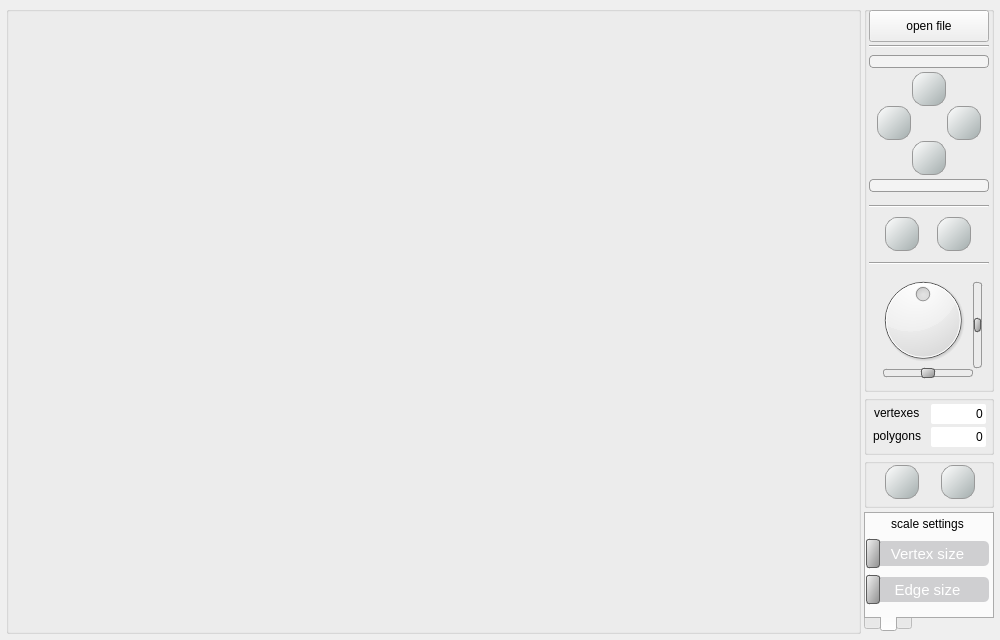
<?xml version="1.0" encoding="UTF-8"?>
<ui version="4.0">
 <class>MainWidget</class>
 <widget class="QWidget" name="MainWidget">
  <property name="geometry">
   <rect>
    <x>0</x>
    <y>0</y>
    <width>1000</width>
    <height>640</height>
   </rect>
  </property>
  <property name="minimumSize">
   <size>
    <width>1000</width>
    <height>640</height>
   </size>
  </property>
  <property name="windowTitle">
   <string>MainWidget</string>
  </property>
  <layout class="QGridLayout" name="gridLayout">
   <property name="leftMargin">
    <number>6</number>
   </property>
   <property name="topMargin">
    <number>6</number>
   </property>
   <property name="rightMargin">
    <number>6</number>
   </property>
   <property name="bottomMargin">
    <number>6</number>
   </property>
   <property name="spacing">
    <number>3</number>
   </property>
   <item row="0" column="2">
    <widget class="QGroupBox" name="obj_modify_gr_box">
     <property name="sizePolicy">
      <sizepolicy hsizetype="Fixed" vsizetype="Fixed">
       <horstretch>0</horstretch>
       <verstretch>0</verstretch>
      </sizepolicy>
     </property>
     <property name="minimumSize">
      <size>
       <width>130</width>
       <height>386</height>
      </size>
     </property>
     <property name="maximumSize">
      <size>
       <width>126</width>
       <height>16777215</height>
      </size>
     </property>
     <property name="title">
      <string/>
     </property>
     <widget class="QPushButton" name="open_file_btn">
      <property name="geometry">
       <rect>
        <x>5</x>
        <y>4</y>
        <width>120</width>
        <height>32</height>
       </rect>
      </property>
      <property name="text">
       <string>open file</string>
      </property>
     </widget>
     <widget class="QGroupBox" name="movement_gr_box">
      <property name="geometry">
       <rect>
        <x>5</x>
        <y>48</y>
        <width>120</width>
        <height>140</height>
       </rect>
      </property>
      <property name="sizePolicy">
       <sizepolicy hsizetype="Fixed" vsizetype="Fixed">
        <horstretch>0</horstretch>
        <verstretch>0</verstretch>
       </sizepolicy>
      </property>
      <property name="minimumSize">
       <size>
        <width>120</width>
        <height>140</height>
       </size>
      </property>
      <property name="maximumSize">
       <size>
        <width>120</width>
        <height>120</height>
       </size>
      </property>
      <property name="baseSize">
       <size>
        <width>100</width>
        <height>100</height>
       </size>
      </property>
      <property name="styleSheet">
       <string notr="true">QGroupBox {
	border-radius: 0px;
}

QPushButton {
    background-color: qlineargradient(x1:0, y1:0, x2:1, y2:1, stop:0 #ffffffff, stop:1 #a3adad);
	color: rgba(0, 0, 0, 0);
	border-radius: 12px;
	border: 1px solid #999999;
}

QPushButton:hover,
QPushButton:clicked {
	background-color: #b6b6ba;
}</string>
      </property>
      <property name="title">
       <string/>
      </property>
      <property name="alignment">
       <set>Qt::AlignCenter</set>
      </property>
      <widget class="QPushButton" name="move_left_btn">
       <property name="enabled">
        <bool>true</bool>
       </property>
       <property name="geometry">
        <rect>
         <x>8</x>
         <y>52</y>
         <width>34</width>
         <height>34</height>
        </rect>
       </property>
       <property name="sizePolicy">
        <sizepolicy hsizetype="Fixed" vsizetype="Fixed">
         <horstretch>0</horstretch>
         <verstretch>0</verstretch>
        </sizepolicy>
       </property>
       <property name="minimumSize">
        <size>
         <width>34</width>
         <height>34</height>
        </size>
       </property>
       <property name="maximumSize">
        <size>
         <width>32</width>
         <height>32</height>
        </size>
       </property>
       <property name="styleSheet">
        <string notr="true">background-image: url(:/left.png);</string>
       </property>
       <property name="text">
        <string>left</string>
       </property>
       <property name="iconSize">
        <size>
         <width>20</width>
         <height>20</height>
        </size>
       </property>
      </widget>
      <widget class="QPushButton" name="move_right_btn">
       <property name="enabled">
        <bool>true</bool>
       </property>
       <property name="geometry">
        <rect>
         <x>78</x>
         <y>52</y>
         <width>34</width>
         <height>34</height>
        </rect>
       </property>
       <property name="sizePolicy">
        <sizepolicy hsizetype="Fixed" vsizetype="Fixed">
         <horstretch>0</horstretch>
         <verstretch>0</verstretch>
        </sizepolicy>
       </property>
       <property name="minimumSize">
        <size>
         <width>34</width>
         <height>34</height>
        </size>
       </property>
       <property name="maximumSize">
        <size>
         <width>32</width>
         <height>32</height>
        </size>
       </property>
       <property name="styleSheet">
        <string notr="true">background-image: url(:/right.png);</string>
       </property>
       <property name="text">
        <string>right</string>
       </property>
       <property name="iconSize">
        <size>
         <width>20</width>
         <height>20</height>
        </size>
       </property>
      </widget>
      <widget class="QPushButton" name="move_up_btn">
       <property name="enabled">
        <bool>true</bool>
       </property>
       <property name="geometry">
        <rect>
         <x>43</x>
         <y>18</y>
         <width>34</width>
         <height>34</height>
        </rect>
       </property>
       <property name="sizePolicy">
        <sizepolicy hsizetype="Fixed" vsizetype="Fixed">
         <horstretch>0</horstretch>
         <verstretch>0</verstretch>
        </sizepolicy>
       </property>
       <property name="minimumSize">
        <size>
         <width>34</width>
         <height>34</height>
        </size>
       </property>
       <property name="maximumSize">
        <size>
         <width>32</width>
         <height>32</height>
        </size>
       </property>
       <property name="styleSheet">
        <string notr="true">background-image: url(:/up.png);</string>
       </property>
       <property name="text">
        <string>up</string>
       </property>
       <property name="iconSize">
        <size>
         <width>20</width>
         <height>20</height>
        </size>
       </property>
      </widget>
      <widget class="QPushButton" name="move_down_btn">
       <property name="enabled">
        <bool>true</bool>
       </property>
       <property name="geometry">
        <rect>
         <x>43</x>
         <y>87</y>
         <width>34</width>
         <height>34</height>
        </rect>
       </property>
       <property name="sizePolicy">
        <sizepolicy hsizetype="Fixed" vsizetype="Fixed">
         <horstretch>0</horstretch>
         <verstretch>0</verstretch>
        </sizepolicy>
       </property>
       <property name="minimumSize">
        <size>
         <width>34</width>
         <height>34</height>
        </size>
       </property>
       <property name="maximumSize">
        <size>
         <width>32</width>
         <height>32</height>
        </size>
       </property>
       <property name="styleSheet">
        <string notr="true">background-image: url(:/down.png);</string>
       </property>
       <property name="text">
        <string>down</string>
       </property>
       <property name="iconSize">
        <size>
         <width>20</width>
         <height>20</height>
        </size>
       </property>
      </widget>
      <widget class="QPushButton" name="move_forward_btn">
       <property name="geometry">
        <rect>
         <x>0</x>
         <y>125</y>
         <width>120</width>
         <height>13</height>
        </rect>
       </property>
       <property name="styleSheet">
        <string notr="true">QPushButton {
	background-color: rgba(255, 255, 255, 100);
	border-radius: 4px;
	border: 1px solid #999999;
}

QPushButton:hover,
QPushButton:clicked {
	background-color: #cfcfd1;
}</string>
       </property>
       <property name="text">
        <string>forward</string>
       </property>
      </widget>
      <widget class="QPushButton" name="move_back_btn">
       <property name="geometry">
        <rect>
         <x>0</x>
         <y>1</y>
         <width>120</width>
         <height>13</height>
        </rect>
       </property>
       <property name="styleSheet">
        <string notr="true">QPushButton {
	background-color: rgba(255, 255, 255, 100);
	border-radius: 4px;
	border: 1px solid #999999;
}

QPushButton:hover,
QPushButton:clicked {
	background-color: #cfcfd1;
}</string>
       </property>
       <property name="text">
        <string>backward</string>
       </property>
      </widget>
      <zorder>move_forward_btn</zorder>
      <zorder>move_back_btn</zorder>
      <zorder>move_left_btn</zorder>
      <zorder>move_right_btn</zorder>
      <zorder>move_up_btn</zorder>
      <zorder>move_down_btn</zorder>
     </widget>
     <widget class="Line" name="line_02">
      <property name="geometry">
       <rect>
        <x>5</x>
        <y>192</y>
        <width>120</width>
        <height>16</height>
       </rect>
      </property>
      <property name="orientation">
       <enum>Qt::Horizontal</enum>
      </property>
     </widget>
     <widget class="Line" name="line_01">
      <property name="geometry">
       <rect>
        <x>5</x>
        <y>32</y>
        <width>120</width>
        <height>16</height>
       </rect>
      </property>
      <property name="orientation">
       <enum>Qt::Horizontal</enum>
      </property>
     </widget>
     <widget class="QGroupBox" name="rotate_gr_box">
      <property name="enabled">
       <bool>true</bool>
      </property>
      <property name="geometry">
       <rect>
        <x>5</x>
        <y>260</y>
        <width>120</width>
        <height>120</height>
       </rect>
      </property>
      <property name="sizePolicy">
       <sizepolicy hsizetype="Fixed" vsizetype="Fixed">
        <horstretch>0</horstretch>
        <verstretch>0</verstretch>
       </sizepolicy>
      </property>
      <property name="minimumSize">
       <size>
        <width>120</width>
        <height>120</height>
       </size>
      </property>
      <property name="maximumSize">
       <size>
        <width>120</width>
        <height>120</height>
       </size>
      </property>
      <property name="baseSize">
       <size>
        <width>100</width>
        <height>100</height>
       </size>
      </property>
      <property name="styleSheet">
       <string notr="true">QGroupBox {
	border-radius: 0px;
}

QPushButton {
	background-color: #cfcfd1;
	color: #fff;
	border-radius: 5px;
}

QPushButton:hover,
QPushButton:clicked {
	background-color: #b6b6ba;
}</string>
      </property>
      <property name="title">
       <string/>
      </property>
      <property name="alignment">
       <set>Qt::AlignCenter</set>
      </property>
      <widget class="QDial" name="z_rotate_dial">
       <property name="geometry">
        <rect>
         <x>6</x>
         <y>4</y>
         <width>96</width>
         <height>100</height>
        </rect>
       </property>
       <property name="styleSheet">
        <string notr="true"/>
       </property>
       <property name="minimum">
        <number>-40</number>
       </property>
       <property name="maximum">
        <number>40</number>
       </property>
       <property name="pageStep">
        <number>10</number>
       </property>
       <property name="value">
        <number>0</number>
       </property>
       <property name="tracking">
        <bool>true</bool>
       </property>
       <property name="wrapping">
        <bool>true</bool>
       </property>
      </widget>
      <widget class="QSlider" name="y_rotate_slider">
       <property name="geometry">
        <rect>
         <x>14</x>
         <y>95</y>
         <width>90</width>
         <height>25</height>
        </rect>
       </property>
       <property name="layoutDirection">
        <enum>Qt::LeftToRight</enum>
       </property>
       <property name="autoFillBackground">
        <bool>false</bool>
       </property>
       <property name="styleSheet">
        <string notr="true">QSlider::groove:horizontal {
    border: 1px solid #999999;
    border-radius: 3px;
    height: 6px; /* the groove expands to the size of the slider by default. by giving it a height, it has a fixed size */
	margin: 2px 0;
}

QSlider::handle:horizontal {
    background: qlineargradient(x1:0, y1:0, x2:1, y2:1, stop:0 #f3f3f3, stop:1 #8f8f8f);
    border: 1px solid #5c5c5c;
    width: 12px;
    margin: -2px 0; /* handle is placed by default on the contents rect of the groove. Expand outside the groove */
    border-radius: 3px;
}</string>
       </property>
       <property name="minimum">
        <number>-40</number>
       </property>
       <property name="maximum">
        <number>40</number>
       </property>
       <property name="orientation">
        <enum>Qt::Horizontal</enum>
       </property>
      </widget>
      <widget class="QSlider" name="x_rotate_slider">
       <property name="geometry">
        <rect>
         <x>96</x>
         <y>14</y>
         <width>25</width>
         <height>90</height>
        </rect>
       </property>
       <property name="styleSheet">
        <string notr="true">QSlider::groove:vertical {
    border: 1px solid #999999;
    border-radius: 3px;
    width: 7px; /* the groove expands to the size of the slider by default. by giving it a height, it has a fixed size */
	margin: 2px 0;
}

QSlider::handle:vertical {
    background: qlineargradient(x1:0, y1:0, x2:1, y2:1, stop:0 #f3f3f3, stop:1 #8f8f8f);
    border: 1px solid #5c5c5c;
    height: 12px;
    margin: -2px 0; /* handle is placed by default on the contents rect of the groove. Expand outside the groove */
    border-radius: 3px;
}</string>
       </property>
       <property name="minimum">
        <number>-40</number>
       </property>
       <property name="maximum">
        <number>40</number>
       </property>
       <property name="orientation">
        <enum>Qt::Vertical</enum>
       </property>
      </widget>
     </widget>
     <widget class="QGroupBox" name="SizeGroup">
      <property name="geometry">
       <rect>
        <x>5</x>
        <y>202</y>
        <width>120</width>
        <height>50</height>
       </rect>
      </property>
      <property name="minimumSize">
       <size>
        <width>0</width>
        <height>50</height>
       </size>
      </property>
      <property name="maximumSize">
       <size>
        <width>16777215</width>
        <height>50</height>
       </size>
      </property>
      <property name="styleSheet">
       <string notr="true">QGroupBox {
	border-radius: 0px;
}

QPushButton {
    background-color: qlineargradient(x1:0, y1:0, x2:1, y2:1, stop:0 #ffffffff, stop:1 #a3adad);
	color: rgba(0, 0, 0, 0);
	border-radius: 12px;
	border: 1px solid #999999;
}

QPushButton:hover,
QPushButton:clicked {
	background-color: #b6b6ba;
}</string>
      </property>
      <property name="title">
       <string/>
      </property>
      <layout class="QGridLayout" name="gridLayout_4">
       <property name="leftMargin">
        <number>4</number>
       </property>
       <property name="topMargin">
        <number>4</number>
       </property>
       <property name="rightMargin">
        <number>4</number>
       </property>
       <property name="bottomMargin">
        <number>4</number>
       </property>
       <item row="0" column="1">
        <widget class="QPushButton" name="zoom_out">
         <property name="minimumSize">
          <size>
           <width>34</width>
           <height>34</height>
          </size>
         </property>
         <property name="maximumSize">
          <size>
           <width>32</width>
           <height>32</height>
          </size>
         </property>
         <property name="styleSheet">
          <string notr="true">background-image: url(:/minimize.png);</string>
         </property>
         <property name="text">
          <string/>
         </property>
        </widget>
       </item>
       <item row="0" column="2">
        <widget class="QPushButton" name="zoom_in">
         <property name="minimumSize">
          <size>
           <width>34</width>
           <height>34</height>
          </size>
         </property>
         <property name="maximumSize">
          <size>
           <width>32</width>
           <height>32</height>
          </size>
         </property>
         <property name="styleSheet">
          <string notr="true">background-image: url(:/fullscreen.png);</string>
         </property>
         <property name="text">
          <string/>
         </property>
        </widget>
       </item>
      </layout>
     </widget>
     <widget class="Line" name="line_03">
      <property name="geometry">
       <rect>
        <x>5</x>
        <y>249</y>
        <width>120</width>
        <height>16</height>
       </rect>
      </property>
      <property name="orientation">
       <enum>Qt::Horizontal</enum>
      </property>
     </widget>
    </widget>
   </item>
   <item row="1" column="2">
    <widget class="QGroupBox" name="statistic_group_box">
     <property name="styleSheet">
      <string notr="true">color: gray;
QPushButton {
    background-color: qlineargradient(x1:0, y1:0, x2:1, y2:1, stop:0 #ffffffff, stop:1 #a3adad);
	color: rgba(0, 0, 0, 0);
	border-radius: 12px;
	border: 1px solid #999999;
}

QPushButton:hover,
QPushButton:clicked {
	background-color: #b6b6ba;
}</string>
     </property>
     <property name="title">
      <string/>
     </property>
     <widget class="QLabel" name="poly_lable">
      <property name="geometry">
       <rect>
        <x>9</x>
        <y>32</y>
        <width>61</width>
        <height>18</height>
       </rect>
      </property>
      <property name="text">
       <string>polygons</string>
      </property>
     </widget>
     <widget class="QLabel" name="vert_label">
      <property name="geometry">
       <rect>
        <x>10</x>
        <y>9</y>
        <width>51</width>
        <height>18</height>
       </rect>
      </property>
      <property name="text">
       <string>vertexes</string>
      </property>
     </widget>
     <widget class="QLabel" name="poly_counter">
      <property name="geometry">
       <rect>
        <x>67</x>
        <y>32</y>
        <width>55</width>
        <height>20</height>
       </rect>
      </property>
      <property name="styleSheet">
       <string notr="true">background-color: white;
border-radius: 2px;
</string>
      </property>
      <property name="frameShadow">
       <enum>QFrame::Plain</enum>
      </property>
      <property name="lineWidth">
       <number>1</number>
      </property>
      <property name="midLineWidth">
       <number>0</number>
      </property>
      <property name="text">
       <string>0 </string>
      </property>
      <property name="alignment">
       <set>Qt::AlignRight|Qt::AlignTrailing|Qt::AlignVCenter</set>
      </property>
     </widget>
     <widget class="QLabel" name="vert_counter">
      <property name="geometry">
       <rect>
        <x>67</x>
        <y>9</y>
        <width>55</width>
        <height>20</height>
       </rect>
      </property>
      <property name="styleSheet">
       <string notr="true">background-color: white;
border-radius: 2px;
</string>
      </property>
      <property name="frameShadow">
       <enum>QFrame::Plain</enum>
      </property>
      <property name="lineWidth">
       <number>1</number>
      </property>
      <property name="midLineWidth">
       <number>0</number>
      </property>
      <property name="text">
       <string>0 </string>
      </property>
      <property name="alignment">
       <set>Qt::AlignRight|Qt::AlignTrailing|Qt::AlignVCenter</set>
      </property>
     </widget>
    </widget>
   </item>
   <item row="3" column="2" rowspan="2">
    <widget class="QTabWidget" name="settings_tab_gr">
     <property name="sizePolicy">
      <sizepolicy hsizetype="Fixed" vsizetype="Fixed">
       <horstretch>0</horstretch>
       <verstretch>0</verstretch>
      </sizepolicy>
     </property>
     <property name="minimumSize">
      <size>
       <width>0</width>
       <height>120</height>
      </size>
     </property>
     <property name="maximumSize">
      <size>
       <width>130</width>
       <height>16777215</height>
      </size>
     </property>
     <property name="styleSheet">
      <string notr="true">QTabBar::tab  {
height: 16px; 
width: 16px;
}

QTabBar::tab1 {
        width: 16px;
        height: 16px;
    }

QTabBar::tab2{
        width: 16px;
        height: 16px;
    }

QPushButton {
	background-color: #cfcfd1;
	color: #fff;
	border-radius: 5px;
}

QPushButton:hover,
QPushButton:clicked {
	background-color: #b6b6ba;
}

QComboBox {
	background-color: #cfcfd1;
	color: #fff;
	border-radius: 5px;
}

QPushButton:hover,
QPushButton:clicked {
	background-color: #b6b6ba;
}
</string>
     </property>
     <property name="tabPosition">
      <enum>QTabWidget::South</enum>
     </property>
     <property name="tabShape">
      <enum>QTabWidget::Rounded</enum>
     </property>
     <property name="currentIndex">
      <number>1</number>
     </property>
     <property name="elideMode">
      <enum>Qt::ElideRight</enum>
     </property>
     <widget class="QWidget" name="render_settings_tab">
      <attribute name="title">
       <string/>
      </attribute>
      <widget class="QLabel" name="render_settings_label">
       <property name="geometry">
        <rect>
         <x>7</x>
         <y>0</y>
         <width>111</width>
         <height>20</height>
        </rect>
       </property>
       <property name="text">
        <string>render settings</string>
       </property>
       <property name="alignment">
        <set>Qt::AlignCenter</set>
       </property>
      </widget>
      <widget class="QComboBox" name="vertex_mode_box">
       <property name="geometry">
        <rect>
         <x>0</x>
         <y>20</y>
         <width>125</width>
         <height>30</height>
        </rect>
       </property>
       <property name="font">
        <font>
         <pointsize>11</pointsize>
        </font>
       </property>
       <property name="currentText">
        <string>vertex - square</string>
       </property>
       <property name="currentIndex">
        <number>0</number>
       </property>
       <property name="maxVisibleItems">
        <number>3</number>
       </property>
       <property name="frame">
        <bool>true</bool>
       </property>
       <item>
        <property name="text">
         <string>vertex - square</string>
        </property>
       </item>
       <item>
        <property name="text">
         <string>vertex - circle</string>
        </property>
       </item>
       <item>
        <property name="text">
         <string>vertex - no</string>
        </property>
       </item>
      </widget>
      <widget class="QComboBox" name="edge_mode_box">
       <property name="geometry">
        <rect>
         <x>0</x>
         <y>43</y>
         <width>125</width>
         <height>30</height>
        </rect>
       </property>
       <property name="font">
        <font>
         <pointsize>11</pointsize>
        </font>
       </property>
       <property name="currentText">
        <string>edge - solid</string>
       </property>
       <property name="currentIndex">
        <number>0</number>
       </property>
       <property name="maxVisibleItems">
        <number>3</number>
       </property>
       <property name="frame">
        <bool>true</bool>
       </property>
       <item>
        <property name="text">
         <string>edge - solid</string>
        </property>
       </item>
       <item>
        <property name="text">
         <string>edge - dashed</string>
        </property>
       </item>
      </widget>
      <widget class="QComboBox" name="perspective_mode_box">
       <property name="geometry">
        <rect>
         <x>0</x>
         <y>66</y>
         <width>125</width>
         <height>30</height>
        </rect>
       </property>
       <property name="font">
        <font>
         <pointsize>11</pointsize>
        </font>
       </property>
       <property name="currentText">
        <string>perspective</string>
       </property>
       <property name="currentIndex">
        <number>1</number>
       </property>
       <property name="maxVisibleItems">
        <number>3</number>
       </property>
       <property name="frame">
        <bool>true</bool>
       </property>
       <item>
        <property name="text">
         <string>orthagonal</string>
        </property>
       </item>
       <item>
        <property name="text">
         <string>perspective</string>
        </property>
       </item>
      </widget>
     </widget>
     <widget class="QWidget" name="scaleSettingsTab">
      <attribute name="title">
       <string/>
      </attribute>
      <widget class="QSlider" name="vertex_scale_slider">
       <property name="enabled">
        <bool>true</bool>
       </property>
       <property name="geometry">
        <rect>
         <x>0</x>
         <y>24</y>
         <width>124</width>
         <height>31</height>
        </rect>
       </property>
       <property name="layoutDirection">
        <enum>Qt::LeftToRight</enum>
       </property>
       <property name="autoFillBackground">
        <bool>false</bool>
       </property>
       <property name="styleSheet">
        <string notr="true">QSlider::groove:horizontal {
    border-radius: 6px;
    height: 25px; /* the groove expands to the size of the slider by default. by giving it a height, it has a fixed size */
	margin: 2px 0;
}

QSlider::handle:horizontal {
    background: qlineargradient(x1:0, y1:0, x2:1, y2:1, stop:0 #f3f3f3, stop:1 #8f8f8f);
    border: 1px solid #5c5c5c;
    width: 12px;
    margin: -2px 0; /* handle is placed by default on the contents rect of the groove. Expand outside the groove */
    border-radius: 3px;
}</string>
       </property>
       <property name="minimum">
        <number>1</number>
       </property>
       <property name="maximum">
        <number>10</number>
       </property>
       <property name="orientation">
        <enum>Qt::Horizontal</enum>
       </property>
      </widget>
      <widget class="QPushButton" name="vertex_scale_phone">
       <property name="enabled">
        <bool>false</bool>
       </property>
       <property name="geometry">
        <rect>
         <x>0</x>
         <y>27</y>
         <width>123</width>
         <height>25</height>
        </rect>
       </property>
       <property name="font">
        <font>
         <pointsize>11</pointsize>
        </font>
       </property>
       <property name="text">
        <string>Vertex size</string>
       </property>
      </widget>
      <widget class="QPushButton" name="edge_scale_phone">
       <property name="enabled">
        <bool>false</bool>
       </property>
       <property name="geometry">
        <rect>
         <x>0</x>
         <y>63</y>
         <width>123</width>
         <height>25</height>
        </rect>
       </property>
       <property name="font">
        <font>
         <pointsize>11</pointsize>
        </font>
       </property>
       <property name="text">
        <string>Edge size</string>
       </property>
      </widget>
      <widget class="QSlider" name="edge_scale_slider">
       <property name="enabled">
        <bool>true</bool>
       </property>
       <property name="geometry">
        <rect>
         <x>0</x>
         <y>60</y>
         <width>124</width>
         <height>31</height>
        </rect>
       </property>
       <property name="layoutDirection">
        <enum>Qt::LeftToRight</enum>
       </property>
       <property name="autoFillBackground">
        <bool>false</bool>
       </property>
       <property name="styleSheet">
        <string notr="true">QSlider::groove:horizontal {
    border-radius: 6px;
    height: 25px; /* the groove expands to the size of the slider by default. by giving it a height, it has a fixed size */
	margin: 2px 0;
}

QSlider::handle:horizontal {
    background: qlineargradient(x1:0, y1:0, x2:1, y2:1, stop:0 #f3f3f3, stop:1 #8f8f8f);
    border: 1px solid #5c5c5c;
    width: 12px;
    margin: -2px 0; /* handle is placed by default on the contents rect of the groove. Expand outside the groove */
    border-radius: 3px;
}</string>
       </property>
       <property name="minimum">
        <number>1</number>
       </property>
       <property name="maximum">
        <number>10</number>
       </property>
       <property name="orientation">
        <enum>Qt::Horizontal</enum>
       </property>
      </widget>
      <widget class="QLabel" name="scale_settings_label">
       <property name="geometry">
        <rect>
         <x>6</x>
         <y>0</y>
         <width>111</width>
         <height>20</height>
        </rect>
       </property>
       <property name="text">
        <string>scale settings</string>
       </property>
       <property name="alignment">
        <set>Qt::AlignCenter</set>
       </property>
      </widget>
      <zorder>vertex_scale_phone</zorder>
      <zorder>vertex_scale_slider</zorder>
      <zorder>edge_scale_phone</zorder>
      <zorder>edge_scale_slider</zorder>
      <zorder>scale_settings_label</zorder>
     </widget>
     <widget class="QWidget" name="color_settings_tab">
      <attribute name="title">
       <string/>
      </attribute>
      <widget class="QPushButton" name="background_btn">
       <property name="geometry">
        <rect>
         <x>0</x>
         <y>20</y>
         <width>125</width>
         <height>30</height>
        </rect>
       </property>
       <property name="font">
        <font>
         <pointsize>11</pointsize>
        </font>
       </property>
       <property name="text">
        <string>Background</string>
       </property>
      </widget>
      <widget class="QPushButton" name="edges_color_btn">
       <property name="geometry">
        <rect>
         <x>0</x>
         <y>66</y>
         <width>125</width>
         <height>30</height>
        </rect>
       </property>
       <property name="font">
        <font>
         <pointsize>11</pointsize>
        </font>
       </property>
       <property name="text">
        <string>Edges</string>
       </property>
      </widget>
      <widget class="QPushButton" name="vertexes_color_btn">
       <property name="geometry">
        <rect>
         <x>0</x>
         <y>43</y>
         <width>125</width>
         <height>30</height>
        </rect>
       </property>
       <property name="font">
        <font>
         <pointsize>11</pointsize>
        </font>
       </property>
       <property name="text">
        <string>Vertexes</string>
       </property>
      </widget>
      <widget class="QLabel" name="settings_label">
       <property name="geometry">
        <rect>
         <x>7</x>
         <y>0</y>
         <width>111</width>
         <height>20</height>
        </rect>
       </property>
       <property name="text">
        <string>color selection</string>
       </property>
       <property name="alignment">
        <set>Qt::AlignCenter</set>
       </property>
      </widget>
      <zorder>background_btn</zorder>
      <zorder>vertexes_color_btn</zorder>
      <zorder>settings_label</zorder>
      <zorder>edges_color_btn</zorder>
     </widget>
    </widget>
   </item>
   <item row="2" column="2">
    <widget class="QGroupBox" name="record_group_box">
     <property name="sizePolicy">
      <sizepolicy hsizetype="Preferred" vsizetype="Fixed">
       <horstretch>0</horstretch>
       <verstretch>0</verstretch>
      </sizepolicy>
     </property>
     <property name="minimumSize">
      <size>
       <width>0</width>
       <height>50</height>
      </size>
     </property>
     <property name="styleSheet">
      <string notr="true">
QPushButton {
    background-color: qlineargradient(x1:0, y1:0, x2:1, y2:1, stop:0 #ffffffff, stop:1 #a3adad);
	color: rgba(0, 0, 0, 0);
	border-radius: 12px;
	border: 1px solid #999999;
}

QPushButton:hover,
QPushButton:clicked {
	background-color: #b6b6ba;
}</string>
     </property>
     <property name="title">
      <string/>
     </property>
     <widget class="QPushButton" name="screenshot_btn">
      <property name="geometry">
       <rect>
        <x>21</x>
        <y>7</y>
        <width>34</width>
        <height>34</height>
       </rect>
      </property>
      <property name="minimumSize">
       <size>
        <width>34</width>
        <height>34</height>
       </size>
      </property>
      <property name="maximumSize">
       <size>
        <width>32</width>
        <height>32</height>
       </size>
      </property>
      <property name="styleSheet">
       <string notr="true">background-image: url(:/screenshot.png);</string>
      </property>
      <property name="text">
       <string/>
      </property>
     </widget>
     <widget class="QPushButton" name="gif_btn">
      <property name="geometry">
       <rect>
        <x>77</x>
        <y>7</y>
        <width>34</width>
        <height>34</height>
       </rect>
      </property>
      <property name="minimumSize">
       <size>
        <width>34</width>
        <height>34</height>
       </size>
      </property>
      <property name="maximumSize">
       <size>
        <width>32</width>
        <height>32</height>
       </size>
      </property>
      <property name="styleSheet">
       <string notr="true">background-image: url(:/gif.png);</string>
      </property>
      <property name="text">
       <string/>
      </property>
     </widget>
    </widget>
   </item>
   <item row="0" column="0" rowspan="5">
    <widget class="QGroupBox" name="render_gr_box">
     <property name="title">
      <string/>
     </property>
     <layout class="QVBoxLayout" name="verticalLayout">
      <property name="spacing">
       <number>2</number>
      </property>
      <property name="leftMargin">
       <number>1</number>
      </property>
      <property name="topMargin">
       <number>1</number>
      </property>
      <property name="rightMargin">
       <number>1</number>
      </property>
      <property name="bottomMargin">
       <number>1</number>
      </property>
      <item>
       <widget class="OpenGLWidget" name="gl_widget" native="true"/>
      </item>
      <item>
       <widget class="QLabel" name="obj_path_line">
        <property name="sizePolicy">
         <sizepolicy hsizetype="Preferred" vsizetype="Fixed">
          <horstretch>0</horstretch>
          <verstretch>0</verstretch>
         </sizepolicy>
        </property>
        <property name="minimumSize">
         <size>
          <width>0</width>
          <height>20</height>
         </size>
        </property>
        <property name="text">
         <string/>
        </property>
       </widget>
      </item>
     </layout>
    </widget>
   </item>
  </layout>
 </widget>
 <customwidgets>
  <customwidget>
   <class>OpenGLWidget</class>
   <extends>QWidget</extends>
   <header location="global">view/gl_view.h</header>
   <container>1</container>
  </customwidget>
 </customwidgets>
 <resources/>
 <connections/>
</ui>
